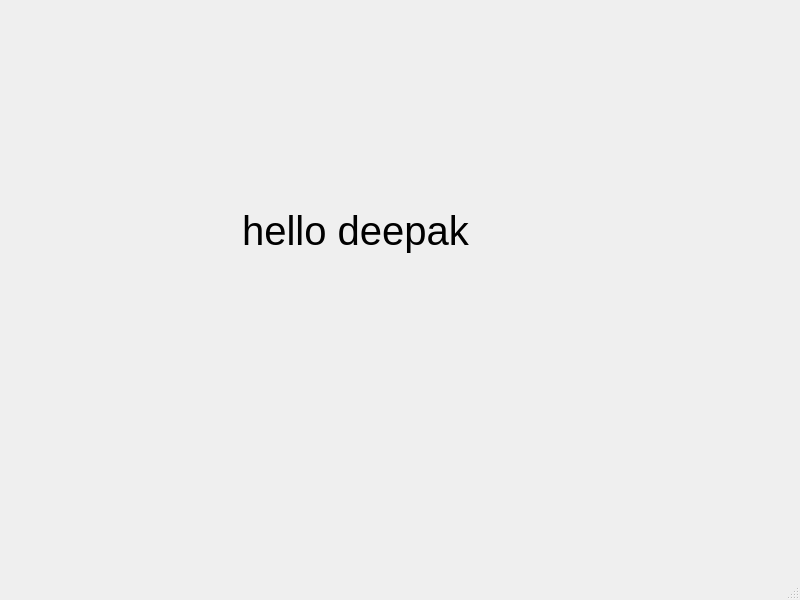
<?xml version="1.0" encoding="UTF-8"?>
<ui version="4.0">
 <class>loginMain</class>
 <widget class="QMainWindow" name="loginMain">
  <property name="geometry">
   <rect>
    <x>0</x>
    <y>0</y>
    <width>800</width>
    <height>600</height>
   </rect>
  </property>
  <property name="windowTitle">
   <string>MainWindow</string>
  </property>
  <widget class="QWidget" name="centralwidget">
   <widget class="QLabel" name="label">
    <property name="geometry">
     <rect>
      <x>200</x>
      <y>130</y>
      <width>311</width>
      <height>201</height>
     </rect>
    </property>
    <property name="font">
     <font>
      <pointsize>30</pointsize>
     </font>
    </property>
    <property name="text">
     <string>hello deepak</string>
    </property>
    <property name="alignment">
     <set>Qt::AlignmentFlag::AlignCenter</set>
    </property>
   </widget>
  </widget>
  <widget class="QMenuBar" name="menubar">
   <property name="geometry">
    <rect>
     <x>0</x>
     <y>0</y>
     <width>800</width>
     <height>21</height>
    </rect>
   </property>
  </widget>
  <widget class="QStatusBar" name="statusbar"/>
 </widget>
 <resources/>
 <connections/>
</ui>
